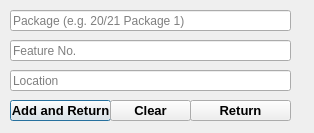
<?xml version="1.0" encoding="UTF-8"?>
<ui version="4.0">
 <class>Dialog</class>
 <widget class="QDialog" name="Dialog">
  <property name="geometry">
   <rect>
    <x>0</x>
    <y>0</y>
    <width>314</width>
    <height>133</height>
   </rect>
  </property>
  <property name="windowTitle">
   <string>Dialog</string>
  </property>
  <widget class="QPushButton" name="T2_Add_PMW_Add_but">
   <property name="geometry">
    <rect>
     <x>10</x>
     <y>100</y>
     <width>101</width>
     <height>21</height>
    </rect>
   </property>
   <property name="font">
    <font>
     <pointsize>10</pointsize>
     <weight>75</weight>
     <bold>true</bold>
    </font>
   </property>
   <property name="text">
    <string>Add and Return</string>
   </property>
  </widget>
  <widget class="QPushButton" name="T2_Add_PMW_clear_but">
   <property name="geometry">
    <rect>
     <x>110</x>
     <y>100</y>
     <width>81</width>
     <height>21</height>
    </rect>
   </property>
   <property name="font">
    <font>
     <pointsize>10</pointsize>
     <weight>75</weight>
     <bold>true</bold>
    </font>
   </property>
   <property name="text">
    <string>Clear</string>
   </property>
  </widget>
  <widget class="QLineEdit" name="T2_Add_PMW_Feature_le">
   <property name="geometry">
    <rect>
     <x>10</x>
     <y>40</y>
     <width>281</width>
     <height>21</height>
    </rect>
   </property>
   <property name="placeholderText">
    <string>Feature No.</string>
   </property>
  </widget>
  <widget class="QLineEdit" name="T2_Add_PMW_Package_le">
   <property name="geometry">
    <rect>
     <x>10</x>
     <y>10</y>
     <width>281</width>
     <height>21</height>
    </rect>
   </property>
   <property name="placeholderText">
    <string>Package (e.g. 20/21 Package 1)</string>
   </property>
  </widget>
  <widget class="QPushButton" name="T2_Add_PMW_Return_but">
   <property name="geometry">
    <rect>
     <x>190</x>
     <y>100</y>
     <width>101</width>
     <height>21</height>
    </rect>
   </property>
   <property name="font">
    <font>
     <pointsize>10</pointsize>
     <weight>75</weight>
     <bold>true</bold>
    </font>
   </property>
   <property name="text">
    <string>Return</string>
   </property>
  </widget>
  <widget class="QLineEdit" name="T2_Add_PMW_Location_le">
   <property name="geometry">
    <rect>
     <x>10</x>
     <y>70</y>
     <width>281</width>
     <height>21</height>
    </rect>
   </property>
   <property name="placeholderText">
    <string>Location</string>
   </property>
  </widget>
 </widget>
 <tabstops>
  <tabstop>T2_Add_PMW_Package_le</tabstop>
  <tabstop>T2_Add_PMW_Feature_le</tabstop>
  <tabstop>T2_Add_PMW_Location_le</tabstop>
  <tabstop>T2_Add_PMW_Add_but</tabstop>
  <tabstop>T2_Add_PMW_clear_but</tabstop>
  <tabstop>T2_Add_PMW_Return_but</tabstop>
 </tabstops>
 <resources/>
 <connections/>
</ui>
